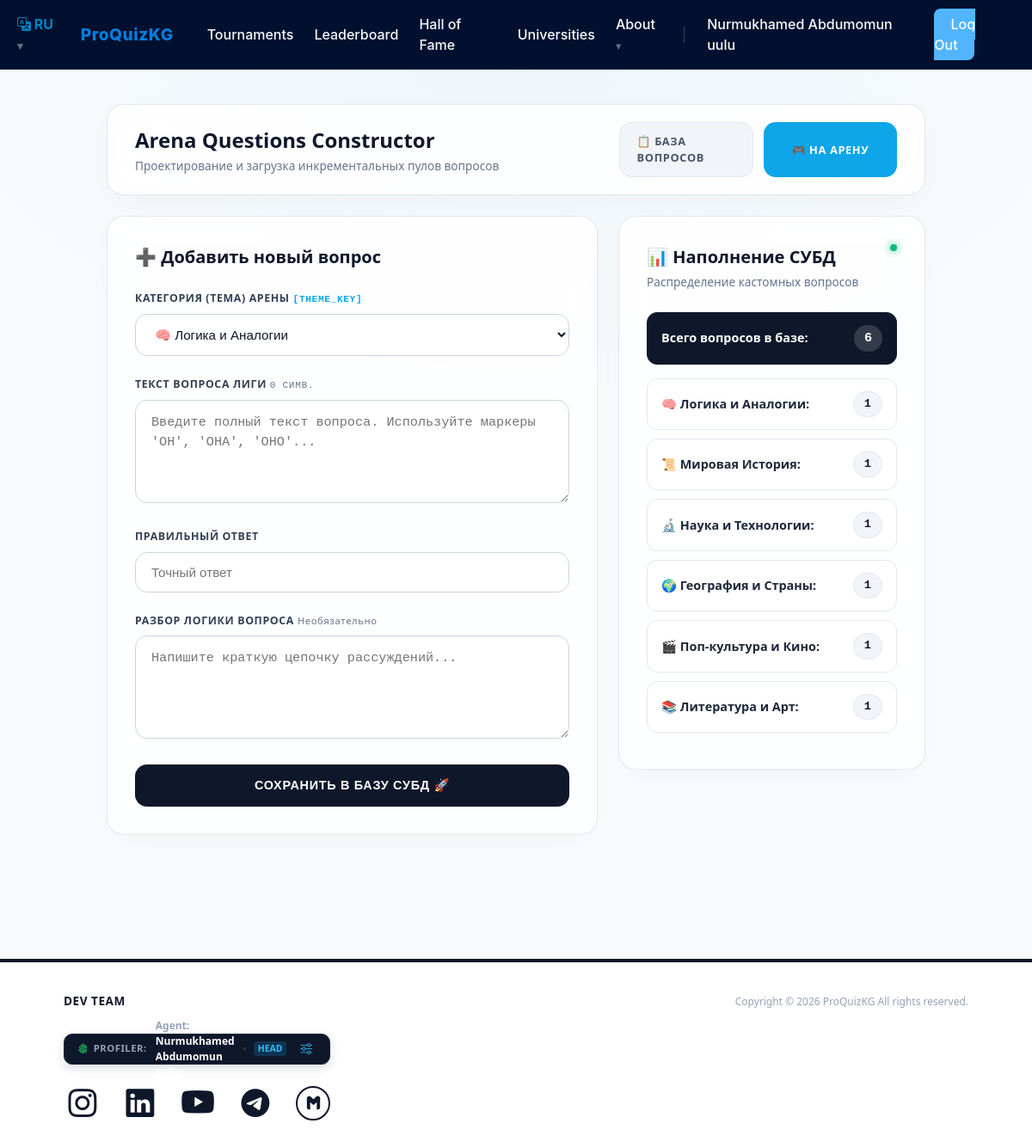
/admin/practice/add (signed in), run on an earlier commit of the app's database.
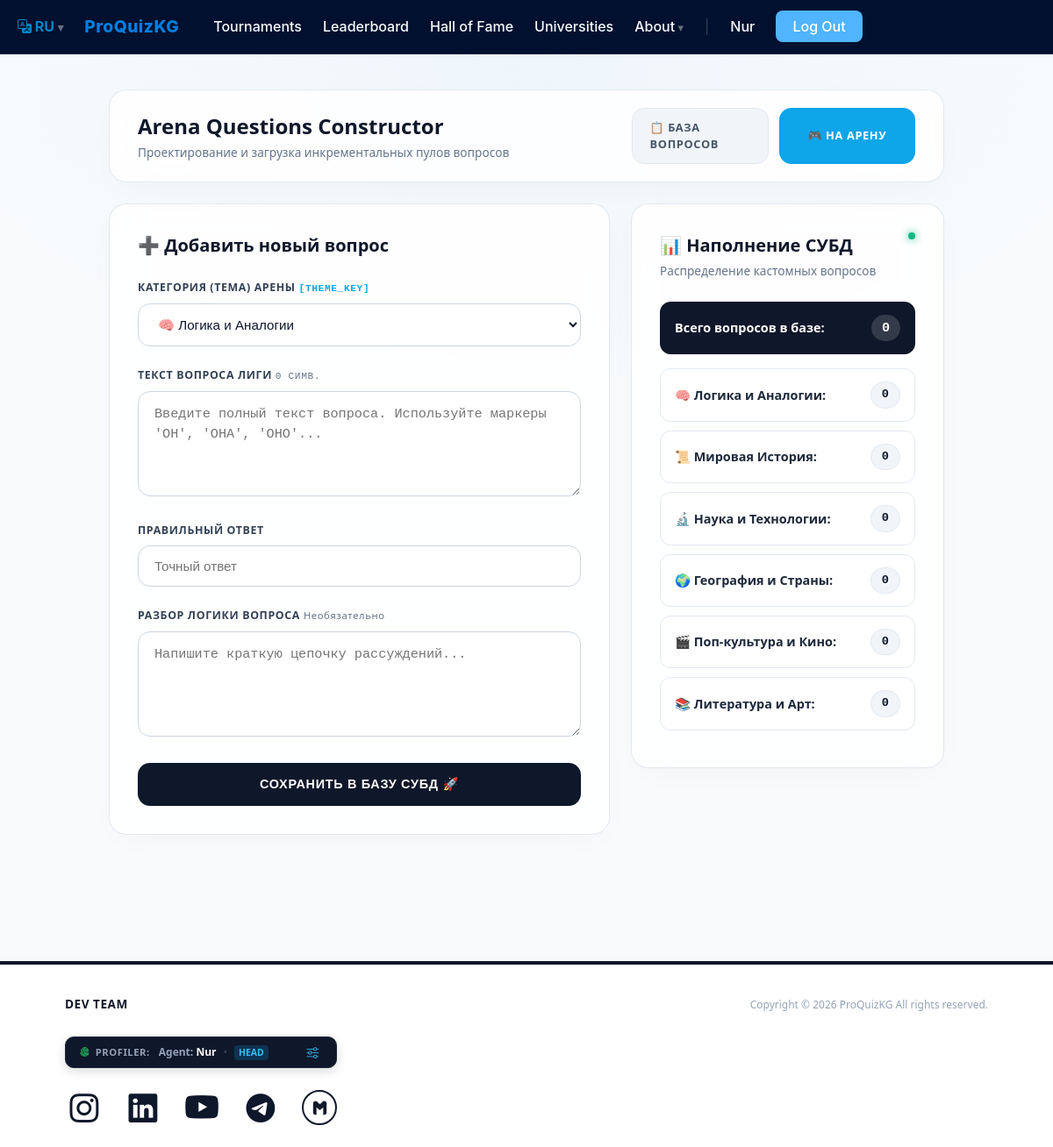
And on a later commit of the database.
### models.py (models this page shows, shortened)
class User(db.Model, UserMixin):
    id = db.Column(db.Integer, primary_key=True)
    status = db.Column(db.String(50), default='user')  # user, admin, head
    name = db.Column(db.String(50), nullable=False)
    avatar = db.Column(db.String(200), default='default.png')
    login = db.Column(db.String(50), unique=True, nullable=False)
    password = db.Column(db.String(255), nullable=False)
    university_id = db.Column(db.Integer, db.ForeignKey('university.id'), nullable=True)
    date = db.Column(db.DateTime, default=datetime.utcnow)
    favorite_topic = db.Column(db.String(50), default='Не указан')
    participations = db.relationship('Participation', backref='user', lazy=True)
    friends_rel = db.relationship('User',
                                  secondary=friendship,
                                  primaryjoin=(friendship.c.user_id == id),
                                  secondaryjoin=(friendship.c.friend_id == id),
                                  backref=db.backref('befriended_by', lazy='dynamic'),
                                  lazy='dynamic'
                                  )

### routes/admin.py (the view, shortened to what this page needs)
@admin_bp.route('/admin/practice/add', methods=['GET', 'POST'])
@login_required
def admin_add_practice_question():
    if current_user.status not in ['admin', 'head']:
        abort(403)
    stats = {}
    themes_list = ['logic', 'history', 'science', 'geography', 'culture', 'literature']
    for t in themes_list:
        stats[t] = PracticeQuestion.query.filter_by(theme=t).count()
    total_count = PracticeQuestion.query.count()
    return render_template('admin_add_question.html', stats=stats, total_count=total_count)

### app.py (called while the page is built)
def get_locale():
    if 'lang' in session:
        return session['lang']
    return request.accept_languages.best_match(app.config['BABEL_SUPPORTED_LOCALES'])

@login_manager.user_loader
def load_user(user_id):
    return User.query.get(int(user_id))

### templates/admin_add_question.html (shortened to what the changed rows need)
{% extends 'base.html' %}
{% block body %}
<section class="admin-layout">
    <div class="admin-container">
        <div class="glass-card" style="padding: 20px 32px !important; display: flex; justify-content: space-between; align-items: center; flex-wrap: wrap; gap: 16px;">
            <div>
                <h1 style="font-size: 1.5rem; font-weight: 900; margin: 0; color: var(--brand-dark);">Arena Questions Constructor</h1>
            </div>
        </div>
        <div class="admin-split-grid">
            <div class="glass-card">
                <h2 style="font-size: 1.25rem; font-weight: 900; color: var(--brand-dark); margin: 0 0 24px 0;">➕ Добавить новый вопрос</h2>
            </div>
            <div class="glass-card" style="height: max-content;">
                <div style="display: flex; justify-content: space-between; align-items: flex-start; margin-bottom: 4px;">
                    <h2 style="font-size: 1.25rem; font-weight: 900; color: var(--brand-dark); margin: 0;">📊 Наполнение СУБД</h2>
                </div>
                <div class="stat-row" style="background: var(--brand-dark); border-color: var(--brand-dark); margin-bottom: 16px;">
                    <span style="color: white;">Всего вопросов в базе:</span>
                    <span class="stat-counter" style="background: rgba(255,255,255,0.15); color: white; border: none; font-size: 0.95rem;">{{ total_count }}</span>
                </div>
                <div class="stat-row"><span>🧠 Логика и Аналогии:</span><span class="stat-counter">{{ stats.logic }}</span></div>
                <div class="stat-row"><span>📜 Мировая История:</span><span class="stat-counter">{{ stats.history }}</span></div>
                <div class="stat-row"><span>🔬 Наука и Технологии:</span><span class="stat-counter">{{ stats.science }}</span></div>
                <div class="stat-row"><span>🌍 География и Страны:</span><span class="stat-counter">{{ stats.geography }}</span></div>
                <div class="stat-row"><span>🎬 Поп-культура и Кино:</span><span class="stat-counter">{{ stats.culture }}</span></div>
                <div class="stat-row"><span>📚 Литература и Арт:</span><span class="stat-counter">{{ stats.literature }}</span></div>
            </div>
        </div>
    </div>
</section>
{% endblock %}

### templates/base.html (shortened to what the changed rows need)
<!doctype html>
<html lang="en">
<head>
    <link rel="stylesheet" href="https://cdn.jsdelivr.net/npm/bootstrap-icons@1.11.3/font/bootstrap-icons.min.css">
    <link rel="stylesheet" href="{{ url_for('static', filename='css/main.css') }}">
</head>
<body>
                {% set current_lang = session.get('lang', 'ru') | lower %}
<header class="navbar desktop-navbar">
    <div class="container nav-container">
        <nav>
            <ul class="nav-links">
                        <i class="bi bi-translate"></i> {% set current_lang = session.get('lang', 'ru') | lower %}
                {% if current_user.is_authenticated %}
                    <li><a href="{{ url_for('auth.my_profile') }}" class="user-name">{{ current_user.name }}</a></li>
                    <li><a href="{{ url_for('auth.logout') }}" class="btn-logout">{{ _('Log Out') }}</a></li>
                {% else %}
                    <li><a href="{{ url_for('auth.login') }}">{{ _('Log In') }}</a></li>
                    <li><a href="{{ url_for('auth.register') }}" class="btn-signup">{{ _('Sign Up') }}</a></li>
                {% endif %}
            </ul>
        </nav>
    </div>
</header>
<main class="container content">
    {% block body %}{% endblock %}
</main>
<footer class="inception-terminal">
    <div class="terminal-container">
        <div class="terminal-horizontal-panel" style="margin-bottom: 25px; position: relative;">
            <div class="terminal-card-line" style="width: 310px; max-width: 100%; padding: 6px 16px; justify-content: space-between; box-sizing: border-box; height: 36px;">
                <div style="display: flex; align-items: center; gap: 10px;">
                    {% if current_user.is_authenticated %}
                        <div class="bio-auth-inline" style="display: flex; align-items: center; gap: 8px; font-size: 0.75rem;">
                            <p class="bio-welcome-inline" style="color: #94a3b8; margin: 0;">Agent: <span style="font-weight: 700; color: #ffffff;">{{ current_user.name }}</span></p>
                            <span class="terminal-divider-dot" style="color: #334155;">•</span>
                            <span class="status-badge" style="padding: 1px 5px; border-radius: 4px; font-size: 0.65rem; font-weight: 800; text-transform: uppercase;
                                {% if current_user.status == 'head' %}
                                    background: rgba(14, 165, 233, 0.2); color: #38bdf8;
                                {% elif current_user.status == 'admin' %}
                                    background: rgba(239, 68, 68, 0.2); color: #f87171;
                                {% else %}
                                    background: rgba(255, 255, 255, 0.15); color: #ffffff;
                                {% endif %}">
                                {{ current_user.status | upper }}
                            </span>
                        </div>
                    {% else %}
                        <div class="bio-guest-inline" style="font-size: 0.75rem;">
                            <a href="{{ url_for('auth.login') }}" class="terminal-btn-inline" style="font-size: 0.65rem; padding: 2px 6px;">Login</a>
                        </div>
                    {% endif %}
                </div>
            </div>
        </div>
    </div>
</footer>
</body>
</html>

What changed in the data, as far as the page shows it:
changed User "HEAD": name "Nurmukhamed Abdumomun uulu" → "Nur"
Also different on the page:
{{ total_count }}: "6" → "0"
{{ stats.logic }}: "1" → "0"
{{ stats.history }}: "1" → "0"
{{ stats.science }}: "1" → "0"
{{ stats.geography }}: "1" → "0"
{{ stats.culture }}: "1" → "0"
{{ stats.literature }}: "1" → "0"
